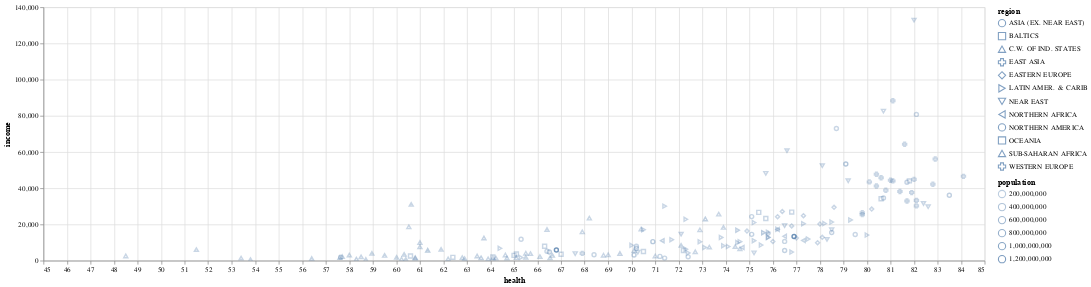

Here is the notebook cell this chart was saved with:
### Code cell
# 2.2 - Scatter Plot 4 Attributes - Region as Marker, population as brightness
alt.Chart(health_data).mark_point().encode(
    alt.X('health', scale=alt.Scale(zero=False)),
    alt.Y('income', scale=alt.Scale(zero=False, padding=1)),
    shape='region',
    # color=alt.Color('region', scale=alt.Scale(scheme='tableau20')),
    # size=alt.Size('population', scale=alt.Scale(range=[10, 1000])),
    # size=alt.value('population:Q', bin=True),
    opacity='population',
    tooltip=['country', 'region', 'health', 'income', 'population']
).interactive().properties(width=1300,height=350)

### Figure 1 — Vega-Lite specification as saved in the notebook (floating-point values rounded to 4 significant figures; data arrays with more than 128 entries replaced by an {"elided": "..."} marker saying what was removed)
{"config": {"view": {"continuousWidth": 400, "continuousHeight": 300}}, "data": {"name": "data-c9fec259f3fed63dc0a1c0a51ca8a66f"}, "mark": "point", "encoding": {"opacity": {"type": "quantitative", "field": "population"}, "shape": {"type": "nominal", "field": "region"}, "tooltip": [{"type": "nominal", "field": "country"}, {"type": "nominal", "field": "region"}, {"type": "quantitative", "field": "health"}, {"type": "quantitative", "field": "income"}, {"type": "quantitative", "field": "population"}], "x": {"type": "quantitative", "field": "health", "scale": {"zero": false}}, "y": {"type": "quantitative", "field": "income", "scale": {"padding": 1, "zero": false}}}, "height": 350, "selection": {"selector032": {"type": "interval", "bind": "scales", "encodings": ["x", "y"]}}, "width": 1300, "$schema": "https://vega.github.io/schema/vega-lite/v4.8.1.json", "datasets": {"data-c9fec259f3fed63dc0a1c0a51ca8a66f": {"elided": "187 records"}}}
